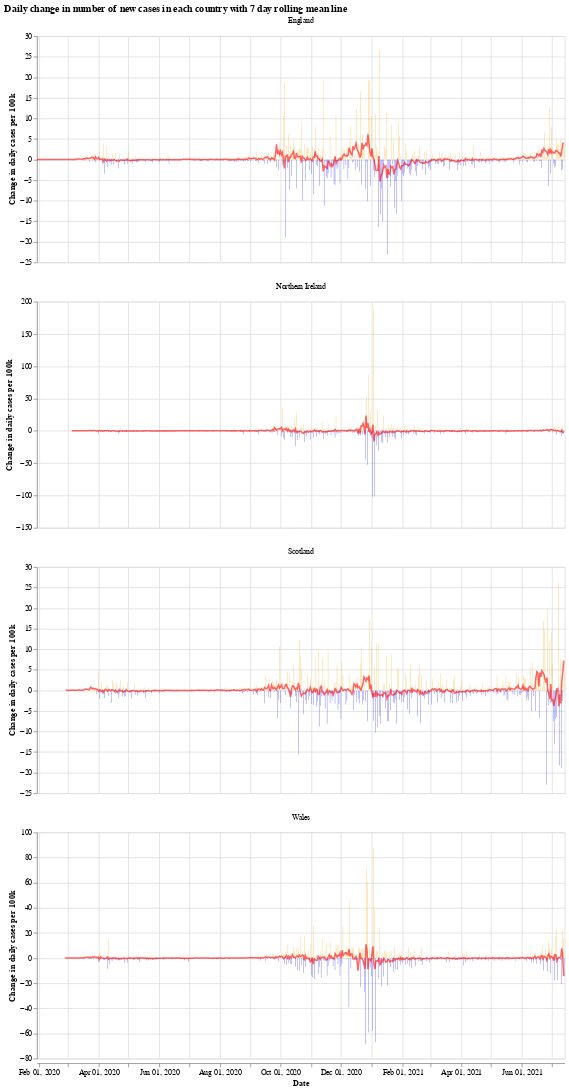

Notebook source saved alongside this figure:
### Markdown cell above
We will use the Python library `Altair` for visualising the data, see the [altair docs](https://altair-viz.github.io/) for more information.

First we have a graph which shows the daily change in the number of new cases for each country. This number jumps up and down all over the place, which is likely due to delay in reporting of new cases over the weekend. Another interesting thing is that it looks like the daily cases in Wales experienced a much shorter period of calm over the summer (calm in the sense of daily cases not jumping up and down).

The orange bars are days when the number of new cases (per 100k population) was more than the previous day, while the blue are days when the number of new cases dropped. The red line is the 7 day moving average. 

When the moving average line is below 0, it means that there is a consistent drop in new cases. We can see this clearly happening around the times that lockdowns were introduced (though, to varying degrees). I will update the graphs soon with a marker of when each lockdown started.

### Code cell
# collapse
import altair as alt

bars = alt.Chart(uk_cases).mark_bar().encode(
    x=alt.X("yearmonthdate(date):T", axis=alt.Axis(title='Date')),
    y=alt.Y("casesChangeRate:Q", axis=alt.Axis(title='Change in daily cases per 100k')),
    tooltip='casesChange',
    color=alt.condition(
        alt.datum.casesChangeRate > 0,
        alt.value("orange"),  # The positive color
        alt.value("blue")  # The negative color
    )
).properties(title='Daily change in number of new cases with 7 day rolling mean',width=700).interactive()

line = alt.Chart(uk_cases).mark_line(
    color='red',
    size=2,
    opacity=0.6
).transform_window(
    rolling_mean='mean(casesChangeRate)',
    frame=[0, 7],
    groupby=['areaName']
).encode(
    x='yearmonthdate(date):T',
    y='rolling_mean:Q'
)

alt.layer(bars, line, data=uk_cases).facet(alt.Column(
    'areaName', title=''), columns=1).resolve_scale(y='independent').properties(title='Daily change in number of new cases in each country with 7 day rolling mean line')

### Figure 1 — Vega-Lite specification as saved in the notebook (floating-point values rounded to 4 significant figures; data arrays with more than 128 entries replaced by an {"elided": "..."} marker saying what was removed)
{"config": {"view": {"continuousWidth": 400, "continuousHeight": 300}}, "data": {"name": "data-9aee8295b0e5bb3dac00f3bc78126111"}, "facet": {"type": "nominal", "field": "areaName", "title": ""}, "spec": {"layer": [{"mark": "bar", "encoding": {"color": {"condition": {"value": "orange", "test": "(datum.casesChangeRate > 0)"}, "value": "blue"}, "tooltip": {"type": "quantitative", "field": "casesChange"}, "x": {"type": "temporal", "axis": {"title": "Date"}, "field": "date", "timeUnit": "yearmonthdate"}, "y": {"type": "quantitative", "axis": {"title": "Change in daily cases per 100k"}, "field": "casesChangeRate"}}, "selection": {"selector001": {"type": "interval", "bind": "scales", "encodings": ["x", "y"]}}, "title": "Daily change in number of new cases with 7 day rolling mean", "width": 700}, {"mark": {"type": "line", "color": "red", "opacity": 0.6, "size": 2}, "encoding": {"x": {"type": "temporal", "field": "date", "timeUnit": "yearmonthdate"}, "y": {"type": "quantitative", "field": "rolling_mean"}}, "transform": [{"window": [{"op": "mean", "field": "casesChangeRate", "as": "rolling_mean"}], "frame": [0, 7], "groupby": ["areaName"]}]}]}, "columns": 1, "resolve": {"scale": {"y": "independent"}}, "title": "Daily change in number of new cases in each country with 7 day rolling mean line", "$schema": "https://vega.github.io/schema/vega-lite/v4.8.1.json", "datasets": {"data-9aee8295b0e5bb3dac00f3bc78126111": {"elided": "2032 records"}}}
